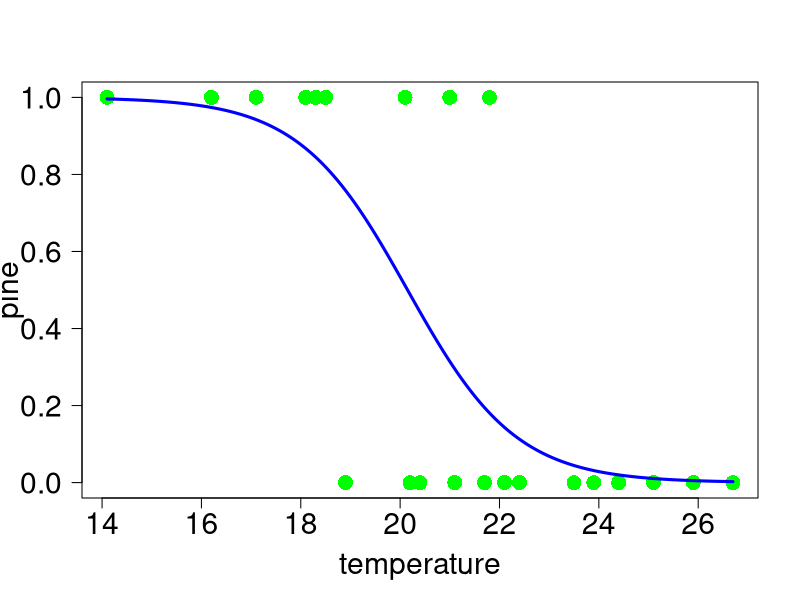

Source code (R):
floraPA <- read.table("data6-2.csv", header=TRUE, sep=",")
attach(floraPA)
model_3a <- glm(pine ~ temperature, family=binomial)

png("图6.1c.png", height = 800, width = 800)
plot(temperature, pine, las=1, pch=16, cex = 2, col="green", cex.axis=1.8, cex.lab=1.8)
temperatureValues <- seq(min(temperature), max(temperature), by=0.01)
fittedValues <- predict(model_3a, list(temperature=temperatureValues), type="response")
lines(temperatureValues, fittedValues, lwd=3, col="blue")
dev.off()